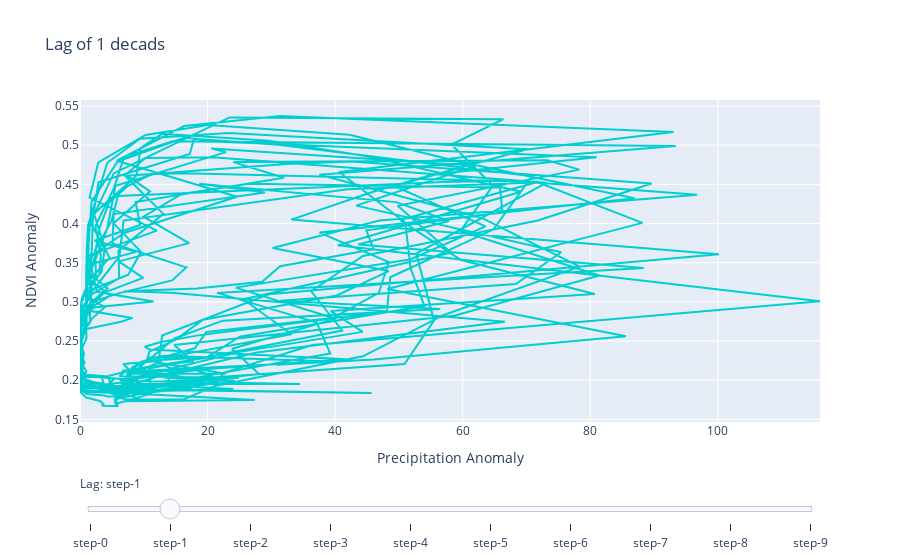

The notebook cell this image was saved under:
### Markdown cell above
## Let's try to do this in Plotly

### Code cell
import plotly.graph_objects as go
# Import the necessaries libraries
#import plotly.offline as pyo
# Set notebook mode to work in offline
#pyo.init_notebook_mode()

import numpy as np

# Create figure
fig = go.Figure()

fig.add_trace(
    go.Scatter(
            visible=False,
            line=dict(color="#00CED1", width=2),
            name="lag = 0 decads",
            x=df.Precip_high_skill,
            y=df.NDVI_high_skill))

# Add traces, one for each slider step
for lag in np.arange(1, 10, 1):
    fig.add_trace(
        go.Scatter(
            visible=False,
            line=dict(color="#00CED1", width=2),
            name="lag = " + str(lag) + ' decads',
            x=df.Precip_high_skill[:-lag],
            y=df.NDVI_high_skill[lag:]))

# Make 1st trace visible
fig.data[0].visible = True
fig.update_layout(title = "Lag of 0 decads",
                  xaxis_title='Precipitation Anomaly',
                  yaxis_title='NDVI Anomaly')

# Create and add slider
steps = []
for i in range(len(fig.data)):
    step = dict(
        method="update",
        args=[{"visible": [False] * len(fig.data)},
              {"title": "Lag of " + str(i) + " decads"}],  # layout attribute
    )
    step["args"][0]["visible"][i] = True  # Toggle i'th trace to "visible"
    steps.append(step)

sliders = [dict(
    active=0,
    currentvalue={"prefix": "Lag: "},
    pad={"t": 50},
    steps=steps
)]

fig.update_layout(
    sliders=sliders
)

fig.show()

### Figure 1 — Plotly figure (JSON) as saved in the notebook; plotly's stock layout.template omitted (floating-point values rounded to 4 significant figures; data arrays with more than 128 entries replaced by an {"elided": "..."} marker saying what was removed)
{"data": [{"line": {"color": "#00CED1", "width": 2}, "name": "lag = 0 decads", "type": "scatter", "visible": false, "x": {"elided": "606 float values"}, "y": {"elided": "606 float values"}}, {"line": {"color": "#00CED1", "width": 2}, "name": "lag = 1 decads", "type": "scatter", "visible": true, "x": {"elided": "605 float values"}, "y": {"elided": "605 float values"}}, {"line": {"color": "#00CED1", "width": 2}, "name": "lag = 2 decads", "type": "scatter", "visible": false, "x": {"elided": "604 float values"}, "y": {"elided": "604 float values"}}, {"line": {"color": "#00CED1", "width": 2}, "name": "lag = 3 decads", "type": "scatter", "visible": false, "x": {"elided": "603 float values"}, "y": {"elided": "603 float values"}}, {"line": {"color": "#00CED1", "width": 2}, "name": "lag = 4 decads", "type": "scatter", "visible": false, "x": {"elided": "602 float values"}, "y": {"elided": "602 float values"}}, {"line": {"color": "#00CED1", "width": 2}, "name": "lag = 5 decads", "type": "scatter", "visible": false, "x": {"elided": "601 float values"}, "y": {"elided": "601 float values"}}, {"line": {"color": "#00CED1", "width": 2}, "name": "lag = 6 decads", "type": "scatter", "visible": false, "x": {"elided": "600 float values"}, "y": {"elided": "600 float values"}}, {"line": {"color": "#00CED1", "width": 2}, "name": "lag = 7 decads", "type": "scatter", "visible": false, "x": {"elided": "599 float values"}, "y": {"elided": "599 float values"}}, {"line": {"color": "#00CED1", "width": 2}, "name": "lag = 8 decads", "type": "scatter", "visible": false, "x": {"elided": "598 float values"}, "y": {"elided": "598 float values"}}, {"line": {"color": "#00CED1", "width": 2}, "name": "lag = 9 decads", "type": "scatter", "visible": false, "x": {"elided": "597 float values"}, "y": {"elided": "597 float values"}}], "layout": {"autosize": true, "sliders": [{"active": 1, "currentvalue": {"prefix": "Lag: "}, "pad": {"t": 50}, "steps": [{"args": [{"visible": [true, false, false, false, false, false, false, false, false, false]}, {"title": "Lag of 0 decads"}], "method": "update"}, {"args": [{"visible": [false, true, false, false, false, false, false, false, false, false]}, {"title": "Lag of 1 decads"}], "method": "update"}, {"args": [{"visible": [false, false, true, false, false, false, false, false, false, false]}, {"title": "Lag of 2 decads"}], "method": "update"}, {"args": [{"visible": [false, false, false, true, false, false, false, false, false, false]}, {"title": "Lag of 3 decads"}], "method": "update"}, {"args": [{"visible": [false, false, false, false, true, false, false, false, false, false]}, {"title": "Lag of 4 decads"}], "method": "update"}, {"args": [{"visible": [false, false, false, false, false, true, false, false, false, false]}, {"title": "Lag of 5 decads"}], "method": "update"}, {"args": [{"visible": [false, false, false, false, false, false, true, false, false, false]}, {"title": "Lag of 6 decads"}], "method": "update"}, {"args": [{"visible": [false, false, false, false, false, false, false, true, false, false]}, {"title": "Lag of 7 decads"}], "method": "update"}, {"args": [{"visible": [false, false, false, false, false, false, false, false, true, false]}, {"title": "Lag of 8 decads"}], "method": "update"}, {"args": [{"visible": [false, false, false, false, false, false, false, false, false, true]}, {"title": "Lag of 9 decads"}], "method": "update"}]}], "title": {"text": "Lag of 1 decads"}, "xaxis": {"autorange": true, "range": [0, 116.0], "title": {"text": "Precipitation Anomaly"}, "type": "linear"}, "yaxis": {"autorange": true, "range": [0.1467, 0.5577], "title": {"text": "NDVI Anomaly"}, "type": "linear"}}}
